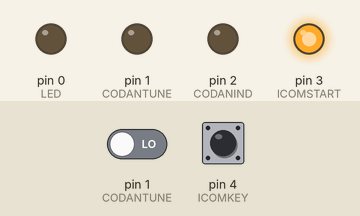
Simulated run of this sketch. Board: Arduino Uno, built with avr-gcc and run on an emulated ATmega328P. Parts: output pins drawn as LEDs (lit = HIGH). Inputs (shaded band) come from the test bench; at power-on: pin 1 (CODANTUNE) LOW, pin 4 (ICOMKEY) HIGH.

Above: at 4.2 s.
4.3 s: pin 1 (CODANTUNE) driven HIGH
At 6.7 s:
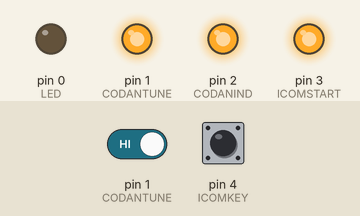
7.0 s: pin 1 (CODANTUNE) driven LOW
At 9.4 s:
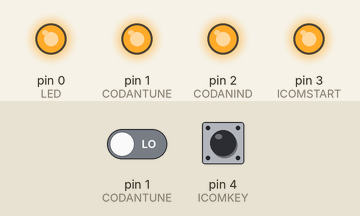
Timing chart, 0 to 20.6 s (numbered marks = the images above; inputs shaded):
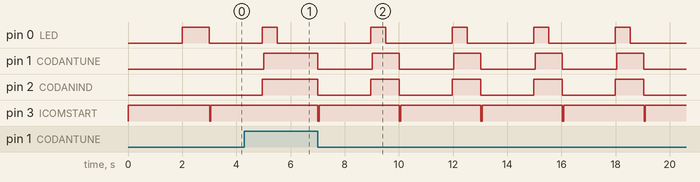

The sketch:

AT130_to_Codan.ino
```cpp
/*
 Interface between a Codan radio and an Icom AT-130 antenna tuner

 Lawrence Billson, 2016
 */

// Pin assignments
#define ICOMSTART 3
#define ICOMKEY 4
#define CODANIND 2
#define CODANTUNE 1
#define LED 0

// the setup function runs once when you press reset or power the board
void setup() {
  pinMode(ICOMSTART, OUTPUT);
  digitalWrite(ICOMSTART,HIGH);
  pinMode(ICOMKEY, INPUT_PULLUP);
  pinMode(LED, OUTPUT);


  // Wait two seconds to allow the tuner to settle down
  delay(2000);

  // Blink the LED to show we're OK
  digitalWrite(LED, HIGH);
  delay(1000);
  digitalWrite(LED, LOW);

}

// the loop function runs over and over again forever
void loop() {
  int tunereq;
  int icomkey;

  // Restore Sanity
  pinMode(CODANTUNE, INPUT);
  pinMode(CODANIND, INPUT);
  digitalWrite(LED,LOW);
  digitalWrite(ICOMSTART,HIGH);


  // Wait until we get a tune signal from the radio
  tunereq = digitalRead(CODANTUNE);
  if (!tunereq) {
    // Start a tuning cycle
    pinMode(CODANTUNE, OUTPUT);
    pinMode(CODANIND, OUTPUT);
    digitalWrite(CODANTUNE, LOW);
    digitalWrite(CODANIND, LOW);
    delay(10);
    digitalWrite(ICOMSTART,LOW);
    delay(50);  // Needs a minimum of 50ms low to start the tune cycle
    digitalWrite(ICOMSTART,HIGH);
    delay(300);
    // Loop until the key value is low
    icomkey = 0;


    while (!icomkey) {
      delay(100);
      icomkey = digitalRead(ICOMKEY);

      // Debounce it
      if(icomkey) {
          delay(1000);
          icomkey = digitalRead(ICOMKEY);
        }
    }

  delay(500);
  sendpass();
  delay(500);
  }

} // End of main loop

void sendpass() {
    digitalWrite(LED, HIGH);
    digitalWrite(CODANIND, HIGH);
    delay(50);
    digitalWrite(CODANTUNE, HIGH);
    delay(500);
    digitalWrite(LED, LOW);

}

void sendpfail() {
    digitalWrite(CODANIND, HIGH);
    digitalWrite(LED, HIGH);
    delay(50);
    digitalWrite(CODANTUNE, HIGH);
    delay(5000);
    digitalWrite(LED, LOW);
}
```

Measured:
- after the input at 4.3 s, pin 1 (CODANTUNE), pin 2 (CODANIND): goes on until 5.0 s, then stays HIGH; pin 3 (ICOMSTART): stays HIGH (without the input it goes to LOW after 1.7 s)
- after the input at 7.0 s, pin 0 (LED): alternates HIGH for 0.55 s and LOW for 2.5 s, starting after 2.0 s; pin 1 (CODANTUNE): alternates HIGH for 1.0 s and LOW for 2.0 s, starting at once; pin 2 (CODANIND): alternates HIGH for 1.1 s and LOW for 2.0 s, starting at once; pin 3 (ICOMSTART): alternates HIGH for 3.0 s and LOW for 0.05 s, starting at once
